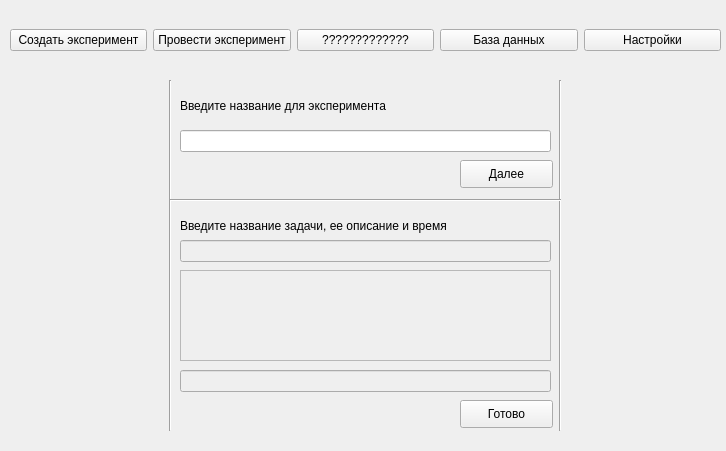
<?xml version="1.0" encoding="UTF-8"?>
<ui version="4.0">
 <class>WindowCreate</class>
 <widget class="QMainWindow" name="WindowCreate">
  <property name="enabled">
   <bool>true</bool>
  </property>
  <property name="geometry">
   <rect>
    <x>0</x>
    <y>0</y>
    <width>726</width>
    <height>451</height>
   </rect>
  </property>
  <property name="windowTitle">
   <string>MainWindow</string>
  </property>
  <property name="animated">
   <bool>true</bool>
  </property>
  <widget class="QWidget" name="centralwidget">
   <widget class="QWidget" name="horizontalLayoutWidget">
    <property name="geometry">
     <rect>
      <x>10</x>
      <y>10</y>
      <width>711</width>
      <height>61</height>
     </rect>
    </property>
    <layout class="QHBoxLayout" name="horizontalLayout">
     <item>
      <widget class="QPushButton" name="btnCreate">
       <property name="text">
        <string>Создать эксперимент</string>
       </property>
      </widget>
     </item>
     <item>
      <widget class="QPushButton" name="btnDo">
       <property name="text">
        <string>Провести эксперимент</string>
       </property>
      </widget>
     </item>
     <item>
      <widget class="QPushButton" name="btn">
       <property name="text">
        <string>?????????????</string>
       </property>
      </widget>
     </item>
     <item>
      <widget class="QPushButton" name="btnBd">
       <property name="text">
        <string>База данных</string>
       </property>
      </widget>
     </item>
     <item>
      <widget class="QPushButton" name="btnSett">
       <property name="text">
        <string>Настройки</string>
       </property>
      </widget>
     </item>
    </layout>
   </widget>
   <widget class="Line" name="line_3">
    <property name="geometry">
     <rect>
      <x>160</x>
      <y>80</y>
      <width>20</width>
      <height>351</height>
     </rect>
    </property>
    <property name="orientation">
     <enum>Qt::Vertical</enum>
    </property>
   </widget>
   <widget class="Line" name="line_4">
    <property name="geometry">
     <rect>
      <x>550</x>
      <y>80</y>
      <width>20</width>
      <height>351</height>
     </rect>
    </property>
    <property name="orientation">
     <enum>Qt::Vertical</enum>
    </property>
   </widget>
   <widget class="QLabel" name="lbCreateTitle">
    <property name="geometry">
     <rect>
      <x>180</x>
      <y>80</y>
      <width>369</width>
      <height>51</height>
     </rect>
    </property>
    <property name="text">
     <string>Введите название для эксперимента</string>
    </property>
    <property name="scaledContents">
     <bool>true</bool>
    </property>
    <property name="wordWrap">
     <bool>false</bool>
    </property>
   </widget>
   <widget class="QLineEdit" name="leCreateTitle">
    <property name="enabled">
     <bool>true</bool>
    </property>
    <property name="geometry">
     <rect>
      <x>180</x>
      <y>130</y>
      <width>371</width>
      <height>22</height>
     </rect>
    </property>
   </widget>
   <widget class="QLabel" name="lbCreateTask">
    <property name="geometry">
     <rect>
      <x>180</x>
      <y>210</y>
      <width>321</width>
      <height>31</height>
     </rect>
    </property>
    <property name="text">
     <string>Введите название задачи, ее описание и время</string>
    </property>
   </widget>
   <widget class="QLineEdit" name="leCreateName">
    <property name="enabled">
     <bool>false</bool>
    </property>
    <property name="geometry">
     <rect>
      <x>180</x>
      <y>240</y>
      <width>371</width>
      <height>22</height>
     </rect>
    </property>
    <property name="frame">
     <bool>true</bool>
    </property>
   </widget>
   <widget class="QTextEdit" name="leCreateDis">
    <property name="enabled">
     <bool>false</bool>
    </property>
    <property name="geometry">
     <rect>
      <x>180</x>
      <y>270</y>
      <width>371</width>
      <height>91</height>
     </rect>
    </property>
   </widget>
   <widget class="QLineEdit" name="leCreateTime">
    <property name="enabled">
     <bool>false</bool>
    </property>
    <property name="geometry">
     <rect>
      <x>180</x>
      <y>370</y>
      <width>371</width>
      <height>22</height>
     </rect>
    </property>
   </widget>
   <widget class="QPushButton" name="btnReady">
    <property name="geometry">
     <rect>
      <x>460</x>
      <y>400</y>
      <width>93</width>
      <height>28</height>
     </rect>
    </property>
    <property name="text">
     <string>Готово</string>
    </property>
   </widget>
   <widget class="Line" name="line">
    <property name="geometry">
     <rect>
      <x>170</x>
      <y>190</y>
      <width>391</width>
      <height>20</height>
     </rect>
    </property>
    <property name="orientation">
     <enum>Qt::Horizontal</enum>
    </property>
   </widget>
   <widget class="QPushButton" name="btnCreateTitleOk">
    <property name="geometry">
     <rect>
      <x>460</x>
      <y>160</y>
      <width>93</width>
      <height>28</height>
     </rect>
    </property>
    <property name="text">
     <string>Далее</string>
    </property>
   </widget>
   <widget class="QLabel" name="lbCreateTitleStatus">
    <property name="geometry">
     <rect>
      <x>180</x>
      <y>160</y>
      <width>221</width>
      <height>16</height>
     </rect>
    </property>
    <property name="text">
     <string/>
    </property>
   </widget>
   <widget class="QLabel" name="lbCreateTaskStatus">
    <property name="geometry">
     <rect>
      <x>180</x>
      <y>410</y>
      <width>201</width>
      <height>16</height>
     </rect>
    </property>
    <property name="text">
     <string/>
    </property>
   </widget>
  </widget>
 </widget>
 <resources/>
 <connections/>
</ui>
